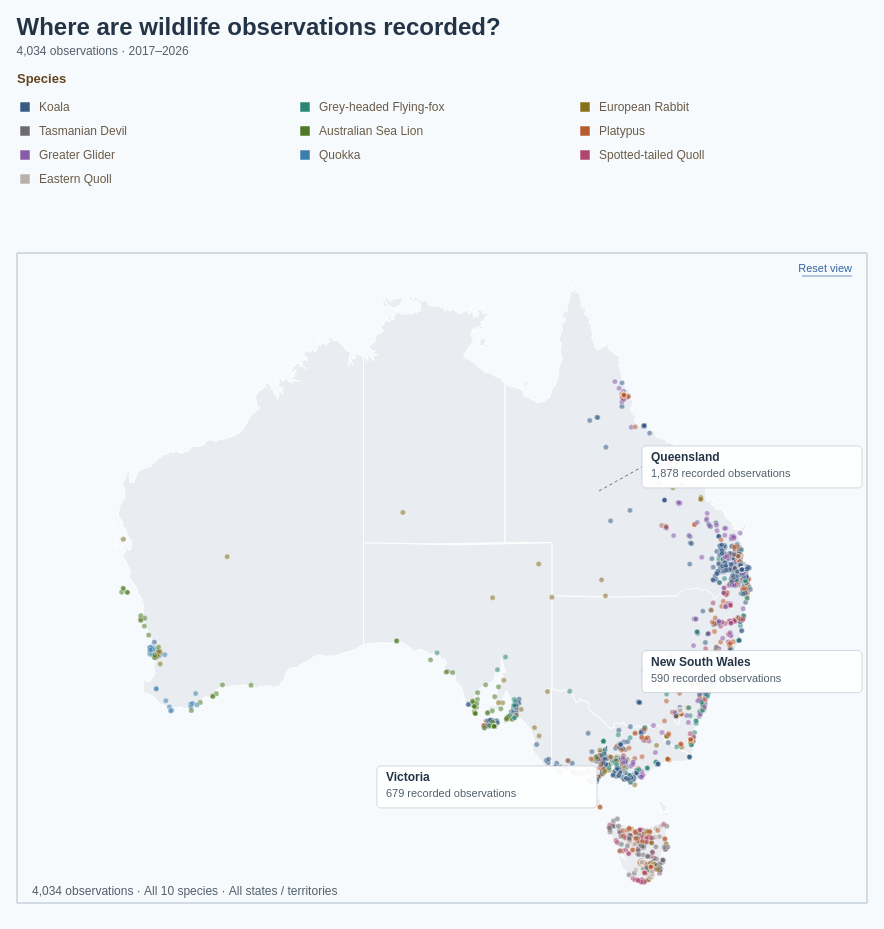

Express this chart as Vega-Lite.
### Vega specification from a JSON file in a GitHub repository (floating-point values rounded to 4 significant figures; data arrays with more than 128 entries replaced by an {"elided": "..."} marker saying what was removed)
{"$schema": "https://vega.github.io/schema/vega/v5.json", "description": "Individual geolocated wildlife observations for the 10 selected species from observations-794195.csv. Each dot represents one record. Observations and Australian state boundaries are embedded; no scripts or external data files are required. State boundaries: https://github.com/rowanhogan/australian-states. Recorded coordinates may be obscured and observations do not measure animal population size. Click a species colour or name in the legend to filter the map; click it again or Show all species to clear that filter. The state dropdown lists regions with records for the selected species; changing species resets the state filter. The map includes observation dates in 2017–2026. State assignments use recorded coordinates within the embedded boundaries, falling back to explicit state names or abbreviations in the location field. Offshore or unassigned records remain available under Offshore / unspecified. Map callouts label the three states or territories with the highest observation counts under the current filters, anchored at representative positions inside each region. Offshore / unspecified records are excluded from this ranking. Callouts outside the visible map extent are hidden when panning or zooming. Species colours match the ten-species palette in BumpChart.vg.json; species selection is retained; counts use the selected observation years. Uses the 10 most recent available observation years (2017–2026), including partial 2026.", "width": 850, "height": 830, "padding": 16, "background": "#f7fafc", "title": {"text": "Where are wildlife observations recorded?", "subtitle": ["4,034 observations · 2017–2026"], "anchor": "start", "offset": 16, "font": "Arial", "fontSize": 24, "color": "#243447", "subtitleFont": "Arial", "subtitleFontSize": 12, "subtitleColor": "#52606d", "subtitlePadding": 6, "subtitleLineHeight": 16}, "signals": [{"name": "selectedSpecies", "value": null, "on": [{"events": "@speciesLegendSymbols:click, @speciesLegendLabels:click, @speciesLegendHitArea:click", "update": "selectedSpecies == datum.species ? null : datum.species"}]}, {"name": "dragStart", "value": null, "on": [{"events": {"source": "view", "type": "mousedown", "filter": ["y() >= 170 && y() < 820"]}, "update": "{x: x(), y: y(), offsetX: viewport.x, offsetY: viewport.y}"}, {"events": "window:mouseup", "update": "null"}]}, {"name": "viewport", "value": {"zoom": 1, "x": 0, "y": 0}, "on": [{"events": {"type": "wheel", "source": "view", "consume": true, "filter": ["y() >= 170 && y() < 820"]}, "update": "{zoom: clamp(viewport.zoom * pow(1.001, -event.deltaY * pow(16, event.deltaMode)), 1, 20), x: x() + (viewport.x - x()) * clamp(viewport.zoom * pow(1.001, -event.deltaY * pow(16, event.deltaMode)), 1, 20) / viewport.zoom, y: (y() - 170) + (viewport.y - (y() - 170)) * clamp(viewport.zoom * pow(1.001, -event.deltaY * pow(16, event.deltaMode)), 1, 20) / viewport.zoom}"}, {"events": {"source": "window", "type": "mousemove", "between": [{"source": "view", "type": "mousedown", "filter": ["y() >= 170 && y() < 820"]}, {"source": "window", "type": "mouseup"}], "consume": true}, "update": "dragStart ? {zoom: viewport.zoom, x: dragStart.offsetX + x() - dragStart.x, y: dragStart.offsetY + y() - dragStart.y} : viewport"}, {"events": {"source": "view", "type": "dblclick", "filter": ["y() >= 170 && y() < 820"]}, "update": "{zoom: 1, x: 0, y: 0}"}, {"events": "@resetLabel:click", "update": "{zoom: 1, x: 0, y: 0}"}]}, {"name": "selectedState", "value": null, "on": [{"events": {"signal": "selectedSpecies"}, "update": "null"}], "bind": {"input": "select", "options": [null, "Australian Capital Territory", "New South Wales", "Northern Territory", "Offshore / unspecified", "Queensland", "South Australia", "Tasmania", "Victoria", "Western Australia"], "labels": ["All states / territories", "Australian Capital Territory", "New South Wales", "Northern Territory", "Offshore / unspecified", "Queensland", "South Australia", "Tasmania", "Victoria", "Western Australia"], "name": "State: "}}, {"name": "stateMenuOpen", "value": false}, {"name": "legendColumnWidth", "value": 280}, {"name": "legendSymbolSize", "value": 100}], "data": [{"name": "states", "values": [{"type": "Feature", "id": 0, "properties": {"STATE_CODE": "1", "STATE_NAME": "New South Wales"}, "geometry": {"type": "MultiPolygon", "coordinates": {"elided": "9 rows, 5190 float values in total"}}}, {"type": "Feature", "id": 1, "properties": {"STATE_CODE": "2", "STATE_NAME": "Victoria"}, "geometry": {"type": "MultiPolygon", "coordinates": {"elided": "22 rows, 3186 float values in total"}}}, {"type": "Feature", "id": 2, "properties": {"STATE_CODE": "3", "STATE_NAME": "Queensland"}, "geometry": {"type": "MultiPolygon", "coordinates": {"elided": "234 rows, 8496 float values in total"}}}, {"type": "Feature", "id": 3, "properties": {"STATE_CODE": "4", "STATE_NAME": "South Australia"}, "geometry": {"type": "MultiPolygon", "coordinates": {"elided": "35 rows, 2742 float values in total"}}}, {"type": "Feature", "id": 4, "properties": {"STATE_CODE": "5", "STATE_NAME": "Western Australia"}, "geometry": {"type": "MultiPolygon", "coordinates": {"elided": "333 rows, 14052 float values in total"}}}, {"type": "Feature", "id": 5, "properties": {"STATE_CODE": "6", "STATE_NAME": "Tasmania"}, "geometry": {"type": "MultiPolygon", "coordinates": {"elided": "61 rows, 5246 float values in total"}}}, {"type": "Feature", "id": 6, "properties": {"STATE_CODE": "7", "STATE_NAME": "Northern Territory"}, "geometry": {"type": "MultiPolygon", "coordinates": {"elided": "115 rows, 6986 float values in total"}}}, {"type": "Feature", "id": 7, "properties": {"STATE_CODE": "8", "STATE_NAME": "Australian Capital Territory"}, "geometry": {"type": "Polygon", "coordinates": {"elided": "2 rows, 206 float values in total"}}}]}, {"name": "observations", "values": {"elided": "4034 records"}}, {"name": "speciesObservations", "source": "observations", "transform": [{"type": "filter", "expr": "selectedSpecies == null || datum.species == selectedSpecies"}]}, {"name": "stateObservations", "source": "speciesObservations", "transform": [{"type": "filter", "expr": "selectedState == null || datum.state == selectedState"}]}, {"name": "filteredObservations", "source": "stateObservations", "transform": [{"type": "geopoint", "projection": "mapProjection", "fields": ["longitude", "latitude"], "as": ["x", "y"]}]}, {"name": "stateCounts", "source": "speciesObservations", "transform": [{"type": "aggregate", "groupby": ["state"], "ops": ["count"], "as": ["observationCount"]}, {"type": "formula", "expr": "datum.state", "as": "value"}, {"type": "formula", "expr": "datum.state", "as": "label"}]}, {"name": "allStatesOption", "values": [{"value": null, "label": "All states / territories"}]}, {"name": "stateOptions", "source": ["allStatesOption", "stateCounts"], "transform": [{"type": "formula", "expr": "datum.value == null ? '' : datum.label", "as": "sortLabel"}, {"type": "collect", "sort": {"field": "sortLabel", "order": "ascending"}}, {"type": "window", "sort": {"field": "sortLabel", "order": "ascending"}, "ops": ["row_number"], "as": ["rowNumber"]}, {"type": "formula", "expr": "datum.rowNumber - 1", "as": "index"}]}, {"name": "visibleStateOptions", "source": "stateOptions", "transform": [{"type": "filter", "expr": "stateMenuOpen"}]}, {"name": "speciesLegendEntries", "values": [{"species": "Koala", "column": 0, "row": 0}, {"species": "Grey-headed Flying-fox", "column": 1, "row": 0}, {"species": "European Rabbit", "column": 2, "row": 0}, {"species": "Tasmanian Devil", "column": 0, "row": 1}, {"species": "Australian Sea Lion", "column": 1, "row": 1}, {"species": "Platypus", "column": 2, "row": 1}, {"species": "Greater Glider", "column": 0, "row": 2}, {"species": "Quokka", "column": 1, "row": 2}, {"species": "Spotted-tailed Quoll", "column": 2, "row": 2}, {"species": "Eastern Quoll", "column": 0, "row": 3}]}, {"name": "stateAnnotationAnchors", "values": [{"state": "Queensland", "longitude": 144, "latitude": -23, "dx": 70, "dy": -45}, {"state": "New South Wales", "longitude": 147, "latitude": -32, "dx": 85, "dy": 0}, {"state": "Victoria", "longitude": 144.5, "latitude": -37, "dx": -230, "dy": 20}, {"state": "Tasmania", "longitude": 146.5, "latitude": -42, "dx": 35, "dy": 25}, {"state": "Western Australia", "longitude": 122, "latitude": -26, "dx": -220, "dy": -35}, {"state": "South Australia", "longitude": 134, "latitude": -30, "dx": -230, "dy": 35}, {"state": "Northern Territory", "longitude": 133, "latitude": -20, "dx": -130, "dy": -60}, {"state": "Australian Capital Territory", "longitude": 149.1, "latitude": -35.3, "dx": 85, "dy": 35}]}, {"name": "stateAnnotationCounts", "source": "filteredObservations", "transform": [{"type": "aggregate", "groupby": ["state"], "ops": ["count"], "as": ["recordCount"]}, {"type": "lookup", "from": "stateAnnotationAnchors", "key": "state", "fields": ["state"], "values": ["longitude", "latitude", "dx", "dy"], "as": ["anchorLongitude", "anchorLatitude", "dx", "dy"]}, {"type": "filter", "expr": "isValid(datum.anchorLongitude) && isValid(datum.anchorLatitude)"}, {"type": "window", "sort": {"field": ["recordCount", "state"], "order": ["descending", "ascending"]}, "ops": ["row_number"], "as": ["rank"]}, {"type": "filter", "expr": "datum.rank <= 3"}]}, {"name": "mapAnnotations", "source": "stateAnnotationCounts", "transform": [{"type": "geopoint", "projection": "mapProjection", "fields": ["anchorLongitude", "anchorLatitude"], "as": ["anchorX", "anchorY"]}, {"type": "filter", "expr": "datum.anchorX >= 0 && datum.anchorX <= 850 && datum.anchorY >= 0 && datum.anchorY <= 620"}, {"type": "formula", "expr": "clamp(datum.anchorX + datum.dx, 5, 625)", "as": "labelX"}, {"type": "formula", "expr": "clamp(datum.anchorY + datum.dy, 30, 590)", "as": "labelY"}]}], "projections": [{"name": "mapProjection", "type": "mercator", "scale": {"signal": "900 * viewport.zoom"}, "translate": {"signal": "[425 * viewport.zoom + viewport.x, 325 * viewport.zoom + viewport.y]"}, "center": [134, -28]}], "marks": [{"name": "speciesLegend", "type": "group", "interactive": true, "encode": {"update": {"x": {"value": 0}, "y": {"value": 0}, "width": {"value": 850}, "height": {"value": 110}}}, "marks": [{"name": "speciesLegendTitle", "type": "text", "interactive": false, "encode": {"update": {"x": {"value": 0}, "y": {"value": 0}, "text": {"value": "Species"}, "font": {"value": "Arial"}, "fontSize": {"value": 13}, "fontWeight": {"value": "bold"}, "fill": {"value": "#634320"}}}}, {"name": "speciesLegendHitArea", "type": "rect", "from": {"data": "speciesLegendEntries"}, "encode": {"update": {"x": {"signal": "datum.column * legendColumnWidth"}, "y": {"signal": "12 + datum.row * 24"}, "width": {"value": 250}, "height": {"value": 24}, "cornerRadius": {"value": 3}, "fill": {"signal": "selectedSpecies == datum.species ? '#e3eaf5' : 'transparent'"}, "cursor": {"value": "pointer"}}}}, {"name": "speciesLegendSymbols", "type": "symbol", "interactive": true, "encode": {"update": {"x": {"signal": "8 + datum.column * legendColumnWidth"}, "y": {"signal": "24 + datum.row * 24"}, "shape": {"value": "square"}, "size": {"signal": "legendSymbolSize"}, "fill": {"scale": "speciesColor", "field": "species"}, "stroke": {"value": "#ffffff"}, "strokeWidth": {"value": 0.5}, "cursor": {"value": "pointer"}, "opacity": {"signal": "selectedSpecies == null || selectedSpecies == datum.species ? 1 : 0.3"}, "tooltip": {"signal": "{'Species': datum.species}"}}}, "from": {"data": "speciesLegendEntries"}}, {"name": "speciesLegendLabels", "type": "text", "interactive": true, "encode": {"update": {"x": {"signal": "22 + datum.column * legendColumnWidth"}, "y": {"signal": "24 + datum.row * 24"}, "baseline": {"value": "middle"}, "text": {"field": "species"}, "font": {"value": "Arial"}, "fontSize": {"value": 12}, "fill": {"value": "#6a5b49"}, "cursor": {"value": "pointer"}, "opacity": {"signal": "selectedSpecies == null || selectedSpecies == datum.species ? 1 : 0.3"}, "tooltip": {"signal": "{'Species': datum.species}"}, "fontWeight": {"signal": "selectedSpecies == datum.species ? 'bold' : 'normal'"}}}, "from": {"data": "speciesLegendEntries"}}]}, {"name": "wildlifeMap", "type": "group", "encode": {"update": {"width": {"value": 850}, "height": {"value": 650}, "y": {"value": 170}}}, "marks": [{"name": "mapInteractionSurface", "type": "rect", "encode": {"update": {"x": {"value": 0}, "y": {"value": 0}, "width": {"signal": "width"}, "height": {"value": 650}, "fill": {"value": "transparent"}, "cursor": {"value": "grab"}}}}, {"name": "stateBoundaries", "type": "shape", "from": {"data": "states"}, "encode": {"update": {"fill": {"signal": "selectedState == datum.properties.STATE_NAME ? '#d5e0f0' : '#e9edf2'"}, "stroke": {"value": "#ffffff"}, "strokeWidth": {"value": 1}, "cursor": {"value": "grab"}}}, "transform": [{"type": "geoshape", "projection": "mapProjection"}], "clip": true}, {"name": "observationDots", "type": "symbol", "from": {"data": "filteredObservations"}, "clip": true, "encode": {"enter": {"shape": {"value": "circle"}}, "update": {"x": {"field": "x"}, "y": {"field": "y"}, "size": {"value": 28}, "fill": {"scale": "speciesColor", "field": "species"}, "fillOpacity": {"value": 0.55}, "stroke": {"value": "#ffffff"}, "strokeWidth": {"value": 0.35}, "tooltip": {"signal": "{'Species': datum.species, 'State / territory': datum.state, 'Date': datum.observed_on || 'Date not recorded', 'Location': datum.location, 'Latitude': format(datum.latitude, '.4f'), 'Longitude': format(datum.longitude, '.4f'), 'Coordinates obscured': datum.coordinates_obscured ? 'Yes' : 'No'}"}, "description": {"signal": "datum.species + ', ' + (datum.observed_on || 'Date not recorded') + ', ' + datum.location"}, "cursor": {"value": "grab"}}, "hover": {"size": {"value": 90}, "fillOpacity": {"value": 1}, "stroke": {"value": "#243447"}, "strokeWidth": {"value": 1.5}}}}, {"name": "annotationLeaders", "type": "rule", "interactive": false, "encode": {"update": {"x": {"field": "anchorX"}, "y": {"field": "anchorY"}, "x2": {"signal": "datum.labelX + (datum.dx < 0 ? 220 : 0)"}, "y2": {"signal": "datum.labelY + 21"}, "stroke": {"value": "#52606d"}, "strokeWidth": {"value": 0.9}, "strokeDash": {"value": [3, 3]}}}, "from": {"data": "mapAnnotations"}}, {"name": "annotationBackgrounds", "type": "rect", "interactive": false, "encode": {"update": {"x": {"field": "labelX"}, "y": {"field": "labelY"}, "width": {"value": 220}, "height": {"value": 42}, "cornerRadius": {"value": 4}, "fill": {"value": "#ffffff"}, "fillOpacity": {"value": 0.94}, "stroke": {"value": "#bdc7d3"}, "strokeWidth": {"value": 0.7}}}, "from": {"data": "mapAnnotations"}}, {"name": "annotationStateLabels", "type": "text", "interactive": false, "encode": {"update": {"x": {"signal": "datum.labelX + 9"}, "y": {"signal": "datum.labelY + 15"}, "text": {"field": "state"}, "font": {"value": "Arial"}, "fontSize": {"value": 12}, "fontWeight": {"value": "bold"}, "fill": {"value": "#243447"}}}, "from": {"data": "mapAnnotations"}}, {"name": "annotationCountLabels", "type": "text", "interactive": false, "encode": {"update": {"x": {"signal": "datum.labelX + 9"}, "y": {"signal": "datum.labelY + 31"}, "text": {"signal": "format(datum.recordCount, ',d') + ' recorded observations'"}, "font": {"value": "Arial"}, "fontSize": {"value": 11}, "fill": {"value": "#52606d"}}}, "from": {"data": "mapAnnotations"}}, {"name": "recordCount", "type": "text", "interactive": false, "encode": {"update": {"x": {"value": 15}, "y": {"value": 642}, "text": {"signal": "format(length(data('filteredObservations')), ',d') + ' observations · ' + (selectedSpecies == null ? 'All 10 species' : selectedSpecies) + ' · ' + (selectedState == null ? 'All states / territories' : selectedState)"}, "font": {"value": "Arial"}, "fontSize": {"value": 12}, "fill": {"value": "#52606d"}}}}, {"name": "resetLabel", "type": "text", "encode": {"update": {"x": {"signal": "width - 15"}, "y": {"value": 16}, "align": {"value": "right"}, "baseline": {"value": "middle"}, "text": {"value": "Reset view"}, "font": {"value": "Arial"}, "fontSize": {"value": 11}, "fill": {"value": "#3366a6"}, "cursor": {"value": "pointer"}}, "hover": {"fill": {"value": "#24517c"}}}}, {"name": "resetUnderline", "type": "rule", "interactive": false, "encode": {"update": {"x": {"signal": "width - 65"}, "x2": {"signal": "width - 15"}, "y": {"value": 23}, "stroke": {"value": "#3366a6"}, "strokeWidth": {"value": 0.7}}}}, {"name": "mapFrame", "type": "rect", "interactive": false, "encode": {"update": {"x": {"value": 0}, "y": {"value": 0}, "width": {"value": 850}, "height": {"value": 650}, "fill": {"value": null}, "stroke": {"value": "#aebdcb"}, "strokeWidth": {"value": 1}}}}]}], "scales": [{"name": "speciesColor", "type": "ordinal", "domain": ["Koala", "Platypus", "Grey-headed Flying-fox", "Greater Glider", "Spotted-tailed Quoll", "European Rabbit", "Quokka", "Tasmanian Devil", "Eastern Barred Bandicoot", "Numbat", "Australian Sea Lion", "Eastern Quoll"], "range": ["#365B85", "#B65C30", "#2A8576", "#885BA6", "#AD4770", "#86701D", "#397FAD", "#6D6B70", "#C17A24", "#5146A0", "#4D7A24", "#bab0ab"]}], "config": {"legend": {"labelFont": "Arial", "titleFont": "Arial", "labelFontSize": 12, "titleFontSize": 13, "titleFontWeight": "bold", "labelColor": "#6a5b49", "titleColor": "#634320", "symbolType": "square", "symbolSize": 100, "rowPadding": 8, "columnPadding": 24, "labelOffset": 8}}, "usermeta": {"observationWindow": {"source": "Dataset/observations-794195.csv", "dateField": "observed_on", "years": [2017, 2018, 2019, 2020, 2021, 2022, 2023, 2024, 2025, 2026], "yearCount": 10, "includesPartialLatestYear": true}}}
